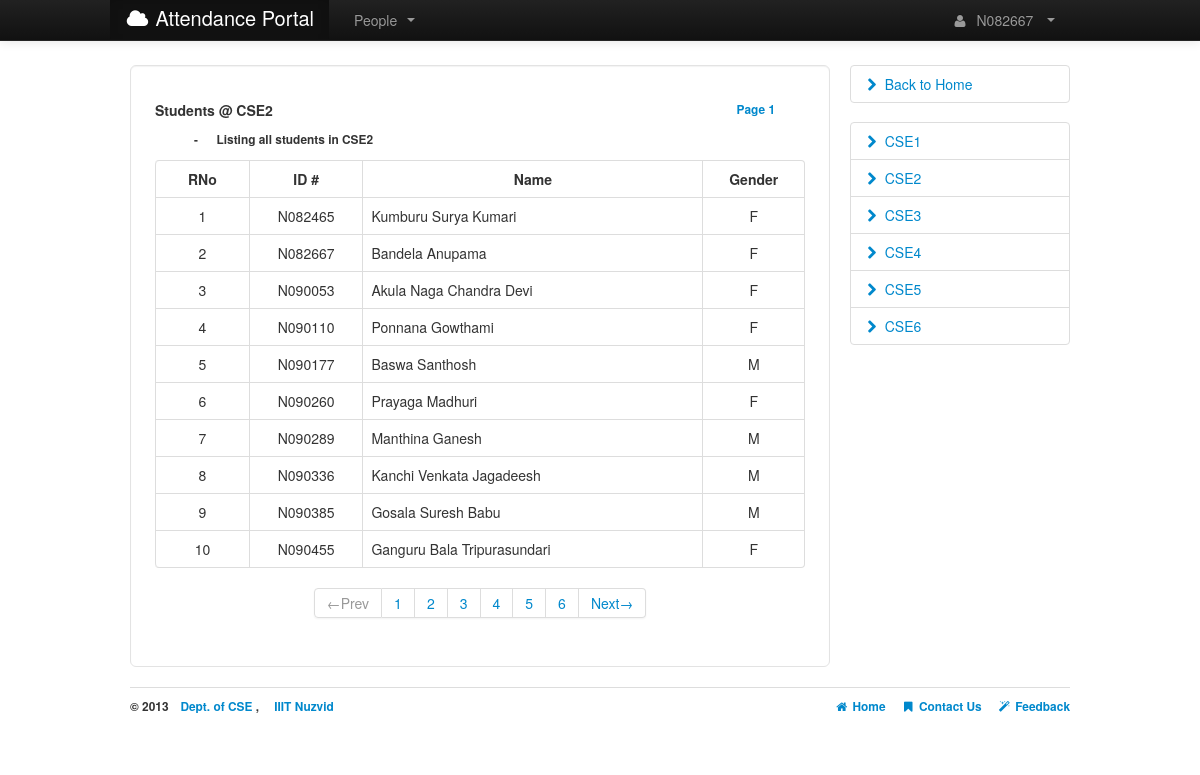
The app's page /browsestudents.php?CSE2/1 (signed in) with its own data.
### tables this page shows
CREATE TABLE IF NOT EXISTS `CSE09_Students` (
  `Id` varchar(10) NOT NULL,
  `RNo` int(2) NOT NULL DEFAULT '0',
  `Name` varchar(50) NOT NULL,
  `Gender` varchar(1) NOT NULL,
  `Branch` varchar(5) NOT NULL,
  `Class` int(1) NOT NULL,
  `Password` varchar(32) NOT NULL,
  `Picture` varchar(30) NOT NULL,
  `PhoneNo` varchar(10) NOT NULL DEFAULT '0',
  `Position` varchar(5) NOT NULL,
  PRIMARY KEY (`Id`)
);

### config/globals.php (called while the page is built, shortened)
<?php
$branchyear = 'CSE09';
$globalbranch = "CSE";
$classno = 6 ;
?>

### browsestudents.php (the view, shortened to what this page needs)
<?php
require('functions.php');
function classes($classno,$branch) {
	echo "<ul class='nav nav-tabs nav-stacked'>";
	for($i = 1; $i <=$classno ; $i++) {
		echo <<< a
		<li><a href="?$branch$i/1/">$branch$i<i class="icon-chevron-right pull-left" style="padding-top:5px;"></i></a> </li>\n
a;
	}
	echo "</ul>";
}
function browse_students($title){
	if(!check_login()){
		header('location:login.php');
	}
	else{
		include 'config/globals.php';
		$cls_page=$_SERVER['QUERY_STRING'];
		$cp=explode('/',$cls_page);
		$len=count($cp);
		if($len == 2 or ($len == 3 and $cp[2]==null)){
			$class='/^'.$globalbranch.'[1-'.$classno.']{1}$/';
			$page='/^[1-9]{1}$/';
			if(preg_match($class,$cp[0]) and preg_match($page,$cp[1])){
				include 'config/settings.php';
				$table = $branchyear.'_Students';
				echo "<!DOCTYPE html>\n<html>\n";
				display_headers($title);
				echo "\n<body>";
				menu();
				echo <<< browse
					<div class="container" style="margin-top:-15px;height:450px;"><br>
						<div class="row">
							<div class="span9">
								<div class="well well-large" style="background:#FFF;">
									<div class="row">
										<div id="step1" class="span4">
											<h5>Students @ $cp[0] </h5>
											<h6> &emsp;&emsp;&emsp; - &emsp; Listing all students in $cp[0] </h6>
										</div>
										<div id="page1" class="span4">
											<a class="pull-right"><h6>Page $cp[1]  </h6></a>
										</div>
									</div>
									<div id=$cp[0] >
										<table class="table  table-hover table-bordered "  style="padding:0px;">
											<thead>
												<tr>
													<th style="text-align:center;" class="span1">RNo</th>
													<th style="text-align:center;" class="span1">ID #</th>
													<th style="text-align:center;" class="span3">Name</th>
													<th style="text-align:center;" class="span1">Gender</th>
												</tr>
											</thead>
											<tbody>
browse;
				$page=$cp[1];
				$prev=$page-1;
				$next=$page+1;
				$per_page=10;
				$slimit=($page-1)*10;
				$branch=substr($cp[0],0,strlen($cp[0])-1);
				$class=substr($cp[0],-1);
				$query1=mysql_query("SELECT Id From ".$table." WHERE Branch = '$branch' and Class = '$class';");
				$strength=mysql_num_rows($query1);
				$query="SELECT Id,Name,Gender,RNo From ".$table." WHERE Branch='$branch' and Class='$class' LIMIT $slimit,$per_page;";
				$exe=mysql_query($query) or die(mysql_error());
				$lastpage=ceil($strength/$per_page);
				for($i=0;$i<mysql_num_rows($exe);$i++){
					$det=mysql_fetch_array($exe);
					$lnk = "./students.php?".$det[0]."/sub";
					$nm = ucwords(strtolower($det[1]));
					echo <<< student
					<tr onclick="document.location.href='$lnk';" style='cursor:pointer;'>
						<td style="text-align:center;">$det[3]</td>
						<td style="text-align:center;">$det[0]</td>
						<td>$nm</td>
						<td style="text-align:center;" >$det[2]</td>
					</tr>
student;
				}
				echo <<< next
				</tbody>
				</table>
				</div>
				<div class="pagination pagination-centered">
				<ul>
next;
				if($page == 1 and $strength > 0){
					echo "<li class='disabled'><a>&larr;Prev</a></li>";
					for($i=1;$i<=$lastpage;$i++){
						echo "<li><a href='?$cp[0]/$i/'>$i</a></li>";
					}
					echo "<li><a href='?$cp[0]/$next/'>Next&rarr;</a></li>";
				}
				elseif($page > 1 and $page < $lastpage){
					echo "<li><a href='?$cp[0]/$prev/'>&larr;Prev</a></li>";
					for($i=1;$i<=$lastpage;$i++){
						echo "<li><a href='?$cp[0]/$i/'>$i</a></li>";
					}
					echo "<li><a href='?$cp[0]/$next/'>Next&rarr;</a></li>";
				}
				elseif($page == $lastpage){
					echo "<li><a href='?$cp[0]/$prev/'>&larr;Prev</a></li>";
					for($i=1;$i<=$lastpage;$i++){
						echo "<li><a href='?$cp[0]/$i/'>$i</a></li>";
					}
					echo "<li class='disabled'><a>Next&rarr;</a></li>";
				}
				else echo "No records found.";
				echo <<< next
						</ul>
						</div>
						</div>
						</div>
						<div class="span3">
next;
				go_home();
				classes($classno,$globalbranch);
				echo "</div></div>";
				display_footer();
				echo "\n</div></body>\n</html>";
			}
			else echo "Error :  Invalid syntax in URL.<br>";
		}
		else echo "Error :  Invalid syntax in URL.<br>";
	}
}
browse_students("Browse Students");
?>

### functions.php (shortened to what this page needs)
<?php
function check_login() {
    if(isset($_SESSION['UserId'])) {
        return true;
    }
    else {
        return false;
    }
}
function display_headers($title){
    echo <<< head
<head>
	<title>$title</title>
	<link rel="stylesheet" type="text/css" href="assets/css/bootstrap.min.css" media="screen">
	<link rel="stylesheet" type="text/css" href="assets/css/fontawesome/css/font-awesome.min.css" media="all" />
	<link rel="stylesheet" type="text/css" href="assets/css/application.css" media="screen">
	<script src="assets/js/jquery.js"></script>
	<script src="assets/js/bootstrap.min.js"></script>
	<script src="assets/js/validate.js"></script>
</head>
head;
	include 'config/globals.php';
}
function display_footer(){
    echo <<< head
		<div style='position:relative;'>
        <div class="container" >
            <div id="footer" class="tabbable tabs-below">
                <ul class="nav nav-tabs">
                    <li ><h6>&copy; 2013&emsp;<a href="http://10.11.2.99/" >Dept. of CSE </a>, &emsp;<a href="http://www.rgukt.in/"  >IIIT Nuzvid </a> </h6></li>
                    <li class="pull-right">
                    <h6><a href="./?sub"><i class="icon-home"></i> Home </a> &emsp;<a href="developers.php" ><i class="icon-bookmark"></i> Contact Us</a>
                    &emsp;<a href="./feedback.php" ><i class="icon-magic"></i> Feedback</a>
                    </h6></li>
                </ul>
            </div>
        </div>
        </div>
head;
}
function menu(){
    include 'config/settings.php';
    include 'config/globals.php';
    $table = $branchyear.'_Students';
    $userid = $_SESSION['UserId'];
    $q = "select RNo,Name,Gender,Branch,Class,Picture,PhoneNo,Position from $table where Id = '$userid'";
    $res = mysql_query($q) or die(mysql_error());
    $row = mysql_fetch_array($res);
    $username = $dict[$row['Gender']."2"]." ".ucwords(strtolower($row['Name']));
    $branch = $row['Branch'];
    $class = ($row['Position'] != "BA" )?$row['Class']:1;
    $img = $row['Picture'];
    $contactno = ($row['PhoneNo'] != 0 )?$row['PhoneNo']:"N/A";
    $ad = ($row['Position'] == "BA" )?"$branch":"$branch $class ";
    $position = $dict[$row['Position']]." @ $ad";
    $cr = ($row['Position'] != "BA" )?$branch.$class:"all";
echo <<< head
    <div class="navbar navbar-fixed-top navbar-inverse" id='men1' style='margin-top:-2px;'>
      <div class="navbar-inner">
      	<div class="container">
          	<div class="nav-collapse collapse">
           	<ul class="nav">
           	<li class='active'><a class="brand" href='./?sub'><i class='icon-cloud'></i> Attendance Portal</a></li></ul>
            <ul class="nav">
              <li class="dropdown" style='margin-top:2px;'><a href="#" class="dropdown-toggle" data-toggle="dropdown">People &nbsp;<b class="caret"></b></a>
                    <ul class="dropdown-menu">
                      <li><a href="./browsestudents.php?$branch$class/1">Students</a></li>
                      <li><a href="./browsecrs.php?$cr">All CRs</a></li>
                    </ul>
              </li>
            </ul>
head;
	echo <<< head
           	<ul class="nav pull-right">
              <li class="dropdown" style='margin-top:2px;'><a href="#" class="dropdown-toggle" data-toggle="dropdown"><i class="icon-user "></i>&nbsp; $userid &nbsp; <b class="caret"></b></a>
                    <ul class="dropdown-menu">
                      <li><a href="#profile" data-toggle="modal"><i class="icon-edit"></i>&nbsp; Profile</a></li>
                      <li><a href="logout.php"><i class="icon-off"></i>&nbsp; Logout</a></li>
                    </ul>
              </li>
            </ul>
          	</div>
        </div>
      </div>
    </div>
    <div id="profile" class="modal hide fade" tabindex="-1" role="dialog" aria-labelledby="useridlabel" aria-hidden="true">
        <div class="modal-header">
        <button type="button" class="close" data-dismiss="modal" aria-hidden="true">&times;</button>
        <h4 id="useridlabel">$username</h4>
        </div>
        <div class="modal-body">
            <div class="row">
            	<div class="span2">
                    <img src="$img" class="pull-right img-polaroid" style="height:140px; width:130px;">
                </div>
                <div class="span4">
                	<table class="table table-hover table-striped table-bordered">
                    <tbody>
                    <tr><td class="span2">Id </td> <td>$userid
head;
        echo <<< head
					</td> </tr>
                    <tr><td>Class </td> <td>$branch
head;
        echo <<< head
        </td> </tr>
                    <tr><td>Position </td> <td>$position</td> </tr>
                    <tr><td>Contact No :</td> <td>$contactno</td> </tr>
                    </tbody>
                    </table>
                </div>
            </div>
        </div>
        <div class="modal-footer">
        <button class="btn btn-primary" data-dismiss="modal" aria-hidden="true">Close</button>
        </div>
    </div>
head;
}
function go_home(){
	echo '<ul class="nav nav-tabs nav-stacked">';
	echo '<li><a href="./?sub">Back to Home <i class="icon-chevron-right pull-left" style="padding-top:5px;"></i></a> </li>';
	echo "</ul>";
}
?>

### assets/css/application.css (style rules this page uses)
body { margin-top:60px; }

### records on screen
cse09_students: RNo "1", Id "N082465", Name "Kumburu Surya Kumari", Gender "F"
cse09_students: RNo "2", Id "N082667", Name "Bandela Anupama", Gender "F"
cse09_students: RNo "3", Id "N090053", Name "Akula Naga Chandra Devi", Gender "F"
cse09_students: RNo "4", Id "N090110", Name "Ponnana Gowthami", Gender "F"
cse09_students: RNo "5", Id "N090177", Name "Baswa Santhosh", Gender "M"
cse09_students: RNo "6", Id "N090260", Name "Prayaga Madhuri", Gender "F"
cse09_students: RNo "7", Id "N090289", Name "Manthina Ganesh", Gender "M"
cse09_students: RNo "8", Id "N090336", Name "Kanchi Venkata Jagadeesh", Gender "M"
cse09_students: RNo "9", Id "N090385", Name "Gosala Suresh Babu", Gender "M"
cse09_students: RNo "10", Id "N090455", Name "Ganguru Bala Tripurasundari", Gender "F"

### other values on screen
$userid "N082667"
$cp[0] "CSE2"
$cp[1] "1"
